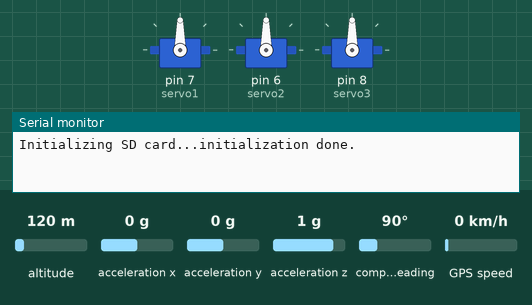
Simulated run of this sketch. Board: Arduino Nano, built with avr-gcc and run on an emulated ATmega328P. On the bench: 3 × servo, the last lines printed to the serial monitor. The test bench sets the inputs (shaded band); at power-on: acceleration x 0 g, acceleration y 0 g, acceleration z 1 g, altitude 120 m, compass heading 90°, GPS speed 0 km/h. Storage starts empty; the GPS gets a fix after 3 s at 37.7749, -122.4194 with 8 satellites.

Above: at 1.2 s.
1.3 s: acceleration x set to -1.4 g
At 1.9 s:
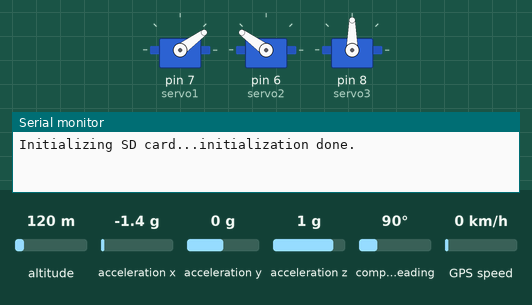
12.0 s: acceleration y set to -1.4 g
At 12.4 s:
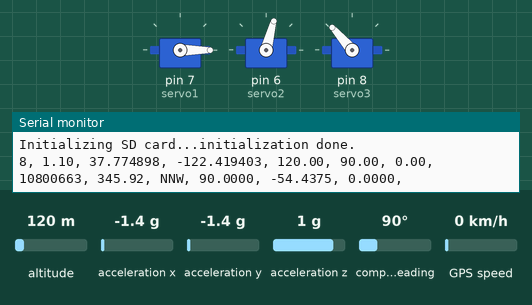
13.5 s: acceleration z set to -1.4 g
At 14.7 s:
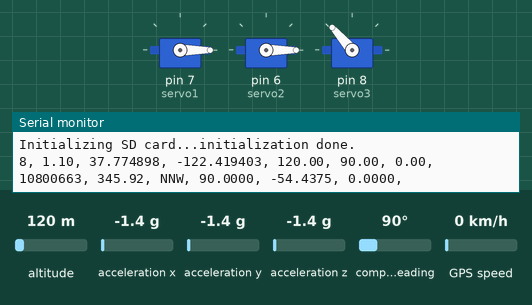
15.0 s: acceleration y set to -0.2 g
16.5 s: acceleration y set to 0.1 g
At 17.0 s:
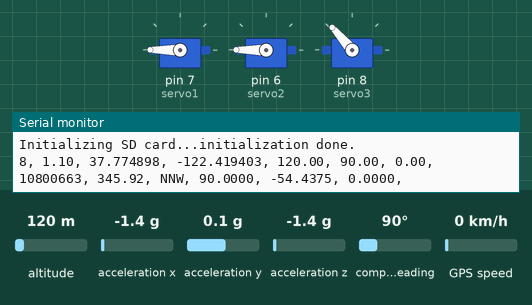
18.0 s: acceleration z set to 0 g
At 19.4 s:
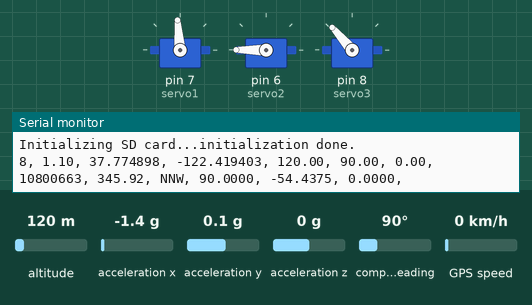
Timing chart, 0 to 20.5 s (numbered marks = the images above; inputs shaded):
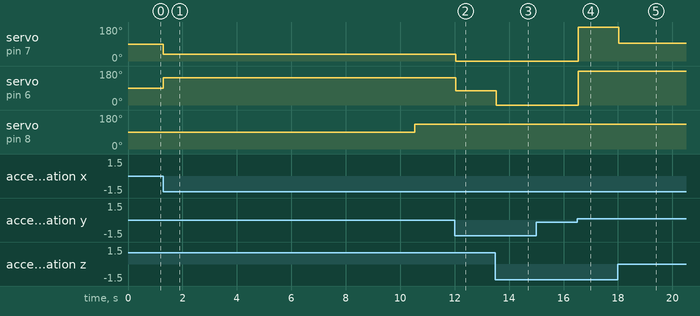

Measured:
- the behaviour switches between -0.1 and 0 g on acceleration y (found by bisection; images 3 and 4)
- after the input at 1.3 s, servo on pin 7 (servo1): 90° → 36° at once; servo on pin 6 (servo2): 90° → 144° at once
- after the input at 12.0 s, servo on pin 7 (servo1): 36° → 0° at once; servo on pin 6 (servo2): 144° → 75° at once
- after the input at 13.5 s, servo on pin 6 (servo2): 75° → 0° at once
- after the input at 15.0 s, every drawn part: stays the same
- after the input at 16.5 s, servo on pin 7 (servo1), servo on pin 6 (servo2): 0° → 180° at once
- after the input at 18.0 s, servo on pin 7 (servo1): 180° → 95° at once

The sketch:

Pilot.ino
```cpp
#include <TinyGPS++.h>
#include <SoftwareSerial.h>
#include <SPI.h>
#include <SD.h>
#include <Wire.h>
#include <Adafruit_Sensor.h>
#include <Adafruit_BNO055.h>
#include <utility/imumaths.h>
#include <Servo.h>

static const int RXPin = 3, TXPin = 2;
static const uint32_t GPSBaud = 9600;
const int chipSelect = 4;
int posy = 0;
int posz = 0;

#define BNO055_SAMPLERATE_DELAY_MS (100)

TinyGPSPlus gps;
SoftwareSerial ss(RXPin, TXPin);
Adafruit_BNO055 bno = Adafruit_BNO055(55, 0x29, &Wire);
Servo servo1;
Servo servo2;
Servo servo3;

// Временные интервалы для задач
const unsigned long gpsReadInterval = 10000;  // Чтение GPS каждые 10 секунд
const unsigned long servoControlInterval = 100;  // Управление сервоприводом каждые 100 мс

// Переменные для хранения временных меток
unsigned long previousGPSReadTime = 0;
unsigned long previousServoControlTime = 0;

// Начальные координаты (точка старта)
static const double START_LAT = 43.23728, START_LON = 76.93131;

// Угол для сервопривода руля направления
int rudderAngle = 90;  // Нейтральное положение

void setup()
{
  servo1.attach(7);
  servo2.attach(6);
  servo3.attach(8);

  Serial.begin(115200);

  while (!Serial);

  if (!bno.begin())
  {
    Serial.print("No BNO055 detected");
    while (1);
  }

  Serial.print("Initializing SD card...");
  if (!SD.begin(chipSelect)) {
    Serial.println("initialization failed");
    while (true);
  }
  Serial.println("initialization done.");

  bno.setExtCrystalUse(true);
}

void loop() {
  unsigned long currentTime = millis();

  // Задача 1: Чтение данных GPS
  if (currentTime - previousGPSReadTime >= gpsReadInterval) {
    previousGPSReadTime = currentTime;  // Обновляем временную метку
    readGPSData();
  }

  // Задача 2: Управление сервоприводом
  if (currentTime - previousServoControlTime >= servoControlInterval) {
    previousServoControlTime = currentTime;  // Обновляем временную метку
    controlServo();
  }
}

// Функция для чтения данных GPS
void readGPSData() {
  // Отключаем сервоприводы на время чтения данных GPS
  detachServos();

  // Включаем SoftwareSerial для чтения данных GPS
  ss.begin(GPSBaud);
  bool gpsDataReceived = false;
  unsigned long startTime = millis();

  // Чтение данных GPS в течение 500 мс
  while (millis() - startTime < 500) {
    while (ss.available()) {
      char c = ss.read();
      if (gps.encode(c)) {
        gpsDataReceived = true;
      }
    }
  }
  ss.end();  // Отключаем SoftwareSerial после чтения данных

  // Подключаем сервоприводы обратно
  attachServos();

  if (gpsDataReceived) {
    // Вывод данных GPS в Serial Monitor (в старом формате)
    Serial.print(gps.satellites.value());  // Информация о спутниках
    Serial.print(", ");
    Serial.print(gps.hdop.hdop());  // Точность
    Serial.print(", ");
    Serial.print(gps.location.lat(), 6);  // Широта
    Serial.print(", ");
    Serial.print(gps.location.lng(), 6);  // Долгота
    Serial.print(", ");
    Serial.print(gps.altitude.meters());  // Высота
    Serial.print(", ");
    Serial.print(gps.course.deg());  // Направление движения
    Serial.print(", ");
    Serial.print(gps.speed.kmph());  // Скорость
    Serial.print(", ");

    // Расстояние до старта
    unsigned long distanceKmToSTART = (unsigned long)TinyGPSPlus::distanceBetween(
      gps.location.lat(), gps.location.lng(), START_LAT, START_LON);
    Serial.print(distanceKmToSTART);
    Serial.print(", ");

    // Курс к старту
    double courseToSTART = TinyGPSPlus::courseTo(
      gps.location.lat(), gps.location.lng(), START_LAT, START_LON);
    Serial.print(courseToSTART);
    Serial.print(", ");

    // Направление к старту
    const char *cardinalToSTART = TinyGPSPlus::cardinal(courseToSTART);
    Serial.print(cardinalToSTART);
    Serial.print(", ");

    // Направления (x, y, z)
    sensors_event_t event;
    bno.getEvent(&event);
    Serial.print(event.orientation.x, 4);
    Serial.print(", ");
    Serial.print(event.orientation.y, 4);
    Serial.print(", ");
    Serial.print(event.orientation.z, 4);
    Serial.println(", ");

    // Управление рулём направления
    rudderAngle = map(courseToSTART, 0, 360, 45, 135);  // Преобразуем курс в угол сервопривода
    rudderAngle = constrain(rudderAngle, 45, 135);  // Ограничиваем угол в пределах 45-135 градусов

    // Запись данных в файл
    File dataFile = SD.open("datalog.txt", FILE_WRITE);
    if (dataFile) {
      dataFile.print(gps.location.lat(), 6);
      dataFile.print(", ");
      dataFile.print(gps.location.lng(), 6);
      dataFile.print(", ");
      dataFile.print(gps.altitude.meters());
      dataFile.print(", ");
      dataFile.print(gps.course.deg());
      dataFile.print(", ");
      dataFile.print(gps.speed.kmph());
      dataFile.print(", ");
      dataFile.print(distanceKmToSTART);
      dataFile.print(", ");
      dataFile.print(courseToSTART);
      dataFile.print(", ");
      dataFile.print(event.orientation.x, 4);
      dataFile.print(", ");
      dataFile.print(event.orientation.y, 4);
      dataFile.print(", ");
      dataFile.print(event.orientation.z, 4);
      dataFile.println(", ");

      dataFile.close();
    } else {
      Serial.println("Error opening datalog.txt");
    }
  } else {
    // Если данные GPS не получены, устанавливаем руль в нейтральное положение
    rudderAngle = 90;
    Serial.println("No GPS data received");
  }
}

// Функция для управления сервоприводом
void controlServo() {
  sensors_event_t event;
  bno.getEvent(&event);

  // Управление сервоприводами на основе данных с датчика
  posy = event.orientation.y;
  posz = event.orientation.z;

  servo1.write(90 + posy - posz);
  servo2.write(90 - posy - posz);

  servo3.write(rudderAngle);  // Поворачиваем руль на заданный угол

  //Serial.print(90 + posy - posz);
  //Serial.print(", ");
  //Serial.print(90 - posy - posz);
  //Serial.print(", ");
  //Serial.print(rudderAngle);
  //Serial.println(", ");

}

// Функция для отключения сервоприводов
void detachServos() {
  servo1.detach();
  servo2.detach();
  servo3.detach();
}

// Функция для подключения сервоприводов
void attachServos() {
  servo1.attach(7);
  servo2.attach(6);
  servo3.attach(8);
}
```
